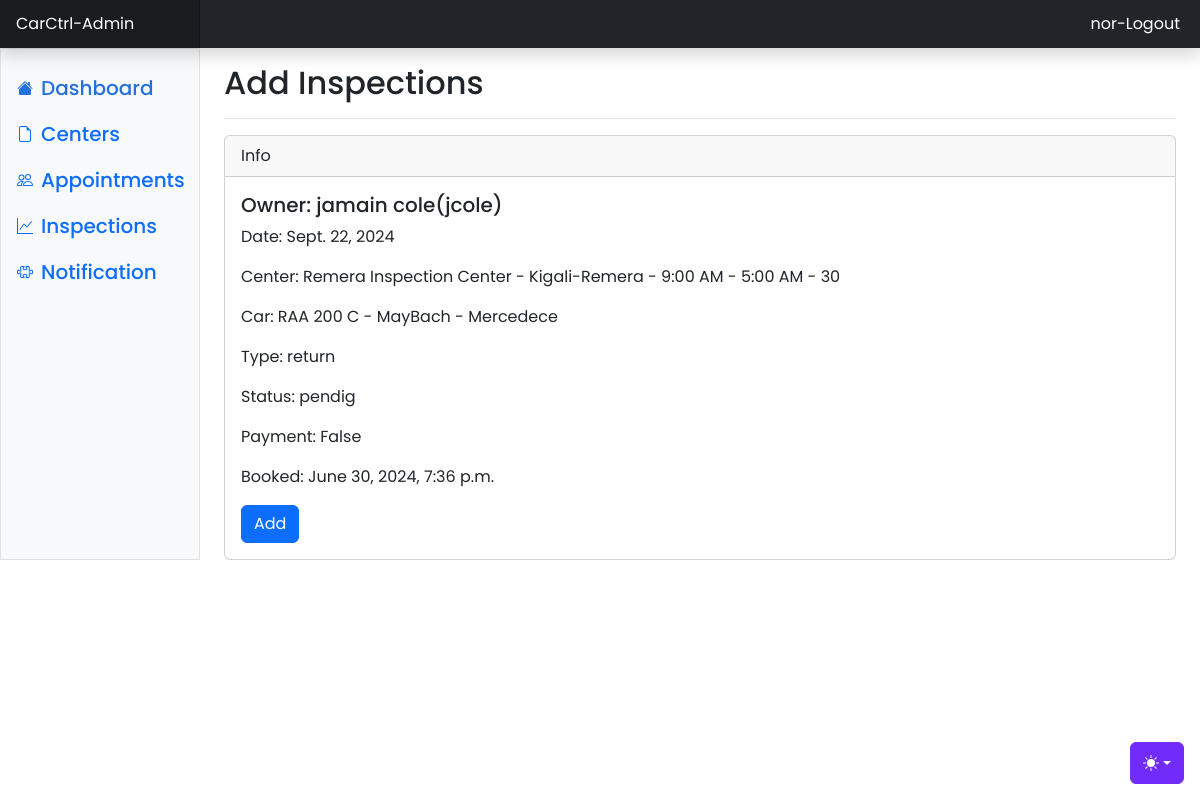
Screenshot of /adminn/inspections/add/8/ (signed in) with the database file from the repository.
### App/models.py (models this page shows, shortened)
class User(AbstractUser):
    class Role(models.TextChoices):
        OWNER = "OWNER", "Owner"
        ADMIN = "ADMIN", "Admin"
    base_role = Role.ADMIN
    role = models.CharField(max_length=50, choices=Role.choices)
    phone_number = models.CharField(
        validators=[phone_regex], max_length=13, unique=True, null=True
    )
    address = models.CharField(max_length=100, blank=True)
    groups = models.ManyToManyField(
        "auth.Group",
        related_name="users",
        blank=True,
        verbose_name=_("groups"),
        help_text=_("The groups this user belongs to."),
    )
    user_permissions = models.ManyToManyField(
        Permission,
        related_name="users",
        blank=True,
        verbose_name=_("user permissions"),
        help_text=_("Specific permissions for this user."),
    )

class Appointment(models.Model):
    date = models.DateField()
    owner_id = models.ForeignKey(User, on_delete=models.CASCADE)
    center_id = models.ForeignKey(Center, on_delete=models.CASCADE)
    car_id = models.ForeignKey(Car, on_delete=models.CASCADE)
    type = models.CharField(max_length=50, choices=APPOINTMENT_TYPE)
    status = models.CharField(max_length=10, choices=STATUS, default='pendig')
    pstatus = models.BooleanField(default = 0)
    created_at = models.DateTimeField(auto_now_add=True)
    updated_at = models.DateTimeField(auto_now=True)

class Center(models.Model):
    name = models.CharField(max_length=50, unique=True)
    location = models.CharField(max_length=50)
    type = models.CharField(max_length=50, choices=CENTER_TYPE)
    operating_hours = models.CharField(max_length=50, choices=WORKING_HOURS)
    number_of_slots_per_day = models.PositiveIntegerField()
    created_at = models.DateTimeField(auto_now_add=True)
    updated_at = models.DateTimeField(auto_now=True)
    class Meta:
        ordering = ["-created_at"]
    def __str__(self):
        return f"{self.name} - {self.location} - {self.operating_hours} - {self.number_of_slots_per_day}"

class Car(models.Model):
    owner_id = models.ForeignKey(User, on_delete=models.CASCADE)
    model = models.TextField(max_length=50)
    make = models.TextField(max_length=50)
    plate = models.CharField(validators=[plate_regex], max_length=9, unique=True)
    created_at = models.DateTimeField(auto_now_add=True)
    updated_at = models.DateTimeField(auto_now=True)
    def __str__(self):
        return f"{self.plate} - {self.model} - {self.make}  "

### App/views.py (the view)
# urls.py: path('adminn/inspections/add/<int:pk>/', views.add_inspections, name="add-inspections"),
@login_required(login_url='login')
def add_inspections(request, pk):
    appt = Appointment.objects.get(id=pk)
    form = InspectionForm()
    if request.method == 'POST':
        form = InspectionForm(request.POST)
        if form.is_valid():
            insp = form.save(commit=False)
            insp.appointment_id = appt
            insp.save()
            send_mail("Inspection Results", f"From AutoMobile Inspection Center- Inspections \n from an inspection done on {appt.date} from the results here is your inspections results\n Result: {form.cleaned_data['result']}\n Recomendations: {form.cleaned_data['recomendations']}\n We look forward on our next inspection stay safe\n Thank you", settings.EMAIL_HOST_USER, [appt.owner_id.email])
            Appointment.objects.filter(pk=pk).update(status="complite")
            messages.success(request, "Inspection Added")
            return redirect("admin-appointment")
    else:
        messages.error(request, f"{form.errors.as_text()}")
    context = {'appointment': appt, 'form': form}
    return render(request, "add-inspections.html", context)

### App/templates/App/add-inspections.html (shortened to what this page needs)
{% load static %}
{% include 'includes/admin-nav.html' %}
{% if user.role == "ADMIN" %}
<main class="col-md-9 ms-sm-auto col-lg-10 px-md-4">
  <div class="d-flex justify-content-between flex-wrap flex-md-nowrap align-items-center pt-3 pb-2 mb-3 border-bottom">
    <h1 class="h2">Add Inspections</h1>
  </div>
  <div class="card">
    <div class="card-header">
      Info
    </div>
    <div class="card-body">
      <h5 class="card-title">Owner: {{ appointment.owner_id.first_name}} {{ appointment.owner_id.last_name }}({{ appointment.owner_id }})</h5>
      <p class="card-text">Date: {{ appointment.date }}</p>
      <p class="card-text">Center: {{ appointment.center_id }}</p>
      <p class="card-text">Car: {{ appointment.car_id }}</p>
      <p class="card-text">Type: {{ appointment.type }}</p>
      <p class="card-text">Status: {{ appointment.status }}</p>
      <p class="card-text">Payment: {{ appointment.pstatus }}</p>
      <p class="card-text">Booked: {{ appointment.created_at }}</p>
      <button type="button" class="btn btn-primary" data-toggle="modal" data-target="#exampleModal">Add</button>
    </div>
  </div>
</main>
{% else %}
    <h1>You have no Permissions</h1>
    <h3><a href="{% url 'owner-home' %}">Go back</a></h3>
    {%  endif %}
{% include 'includes/admin-footer.html' %}

### App/templates/App/includes/admin-nav.html (shortened to what this page needs)
{% load static %}
<!doctype html>
<html lang="en" data-bs-theme="auto">
<head>
  <link rel="stylesheet" href="https://cdn.datatables.net/1.13.5/css/jquery.dataTables.min.css" />
  <link rel="stylesheet" href="https://cdn.jsdelivr.net/npm/@docsearch/css@3">
  <link href="{% static 'assets/dist/css/bootstrap.min.css'%}" rel="stylesheet">
  <link href="https://cdn.jsdelivr.net/npm/bootstrap-icons@1.10.5/font/bootstrap-icons.min.css" rel="stylesheet">
  <link href="{% static 'assets/css/dashboard.css'%}" rel="stylesheet">
</head>
<body>
  {% if user.role == "ADMIN" %}
  <div class="dropdown position-fixed bottom-0 end-0 mb-3 me-3 bd-mode-toggle">
    <button class="btn btn-bd-primary py-2 dropdown-toggle d-flex align-items-center" id="bd-theme" type="button"
      aria-expanded="false" data-bs-toggle="dropdown" aria-label="Toggle theme (auto)">
      <svg class="bi my-1 theme-icon-active" width="1em" height="1em">
        <use href="#circle-half"></use>
      </svg>
    </button>
  </div>
  <header class="navbar sticky-top bg-dark flex-md-nowrap p-0 shadow" data-bs-theme="dark">
    <a class="navbar-brand col-md-3 col-lg-2 me-0 px-3 fs-6 text-white" href="/">CarCtrl-Admin</a>
    <a href="{% url 'logoutAc' %}" class="text-white" style="padding-right: 20px; text-decoration: none;">{{ user.username }}-Logout</a>
  </header>
  <div class="container-fluid">
    <div class="row">
      <div class="sidebar border border-right col-md-3 col-lg-2 p-0 bg-body-tertiary">
        <div class="offcanvas-md offcanvas-end bg-body-tertiary" tabindex="-1" id="sidebarMenu"
          aria-labelledby="sidebarMenuLabel">
          <div class="offcanvas-body d-md-flex flex-column p-0 pt-lg-3 overflow-y-auto">
            <ul class="nav flex-column">
              <li class="nav-item">
                <a class="nav-link d-flex align-items-center gap-2 active" aria-current="page" href="{% url 'admin-home' %}">
                  <svg class="bi">
                    <use xlink:href="#house-fill" />
                  </svg>
                  Dashboard
                </a>
              </li>
              <li class="nav-item">
                <a class="nav-link d-flex align-items-center gap-2" href="{% url 'center'%}">
                  <svg class="bi">
                    <use xlink:href="#file-earmark" />
                  </svg>
                  Centers
                </a>
              </li>
              <li class="nav-item">
                <a class="nav-link d-flex align-items-center gap-2" href="{% url 'admin-appointment' %}">
                  <svg class="bi">
                    <use xlink:href="#people" />
                  </svg>
                  Appointments
                </a>
              </li>
              <li class="nav-item">
                <a class="nav-link d-flex align-items-center gap-2" href="{% url 'admin-inspections' %}">
                  <svg class="bi">
                    <use xlink:href="#graph-up" />
                  </svg>
                  Inspections
                </a>
              </li>
              <li class="nav-item">
                <a class="nav-link d-flex align-items-center gap-2" href="{% url 'notofications' %}">
                  <svg class="bi">
                    <use xlink:href="#puzzle" />
                  </svg>
                  Notification
                </a>
              </li>
            </ul>
          </div>
        </div>
      </div>
      {% endif %}

### static/assets/css/dashboard.css (style rules this page uses)
body { margin: 0; font-family: 'Poppins', sans-serif; background-color: #fff; }
.bi { display: inline-block; width: 1rem; height: 1rem; }
.sidebar .nav-link { font-size: 20px; font-weight: 500; }
.sidebar .nav-link.active { color: #2470dc; }
.navbar-brand { padding-top: .75rem; padding-bottom: .75rem; background-color: rgba(0, 0, 0, .25); box-shadow: inset -1px 0 0 rgba(0, 0, 0, .25); }

### App/templates/App/includes/admin-nav.html (style rules this page uses)
.bi { vertical-align: -.125em; fill: currentColor; }
.btn-bd-primary { --bd-violet-bg: #712cf9; --bd-violet-rgb: 112.520718, 44.062154, 249.437846; --bs-btn-font-weight: 600; --bs-btn-color: var(--bs-white); --bs-btn-bg: var(--bd-violet-bg); --bs-btn-border-color: var(--bd-violet-bg); --bs-btn-hover-color: var(--bs-white); --bs-btn-hover-bg: #6528e0; --bs-btn-hover-border-color: #6528e0; --bs-btn-focus-shadow-rgb: var(--bd-violet-rgb); --bs-btn-active-color: var(--bs-btn-hover-color); --bs-btn-active-bg: #5a23c8; --bs-btn-active-border-color: #5a23c8; }
.bd-mode-toggle { z-index: 1500; }

### rows the page displays
User: username "nor"
Appointment: owner_id.first_name "jamain", owner_id.last_name "cole", owner_id "jcole", date "Sept. 22, 2024", center_id "Remera Inspection Center - Kigali-Remera - 9:00 AM - 5:00 AM - 30", car_id "RAA 200 C - MayBach - Mercedece", type "return", status "pendig", pstatus "False", created_at "June 30, 2024, 7:36 p.m."
